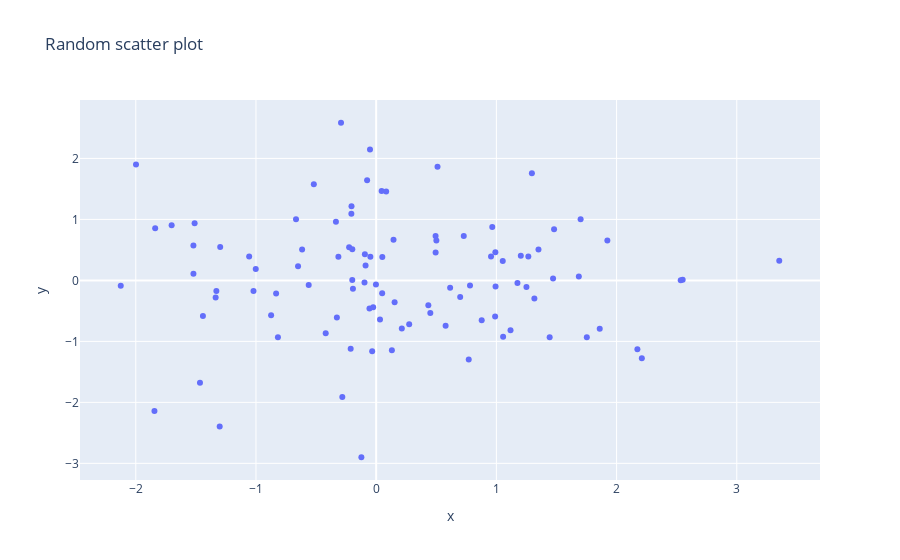

The notebook cell this image was saved under:
### Code cell
import numpy as np
import plotly.express as px

x=np.random.randn(100)
y=np.random.randn(100)

fig=px.scatter(x=x,y=y,title="Random scatter plot")
fig.show()
